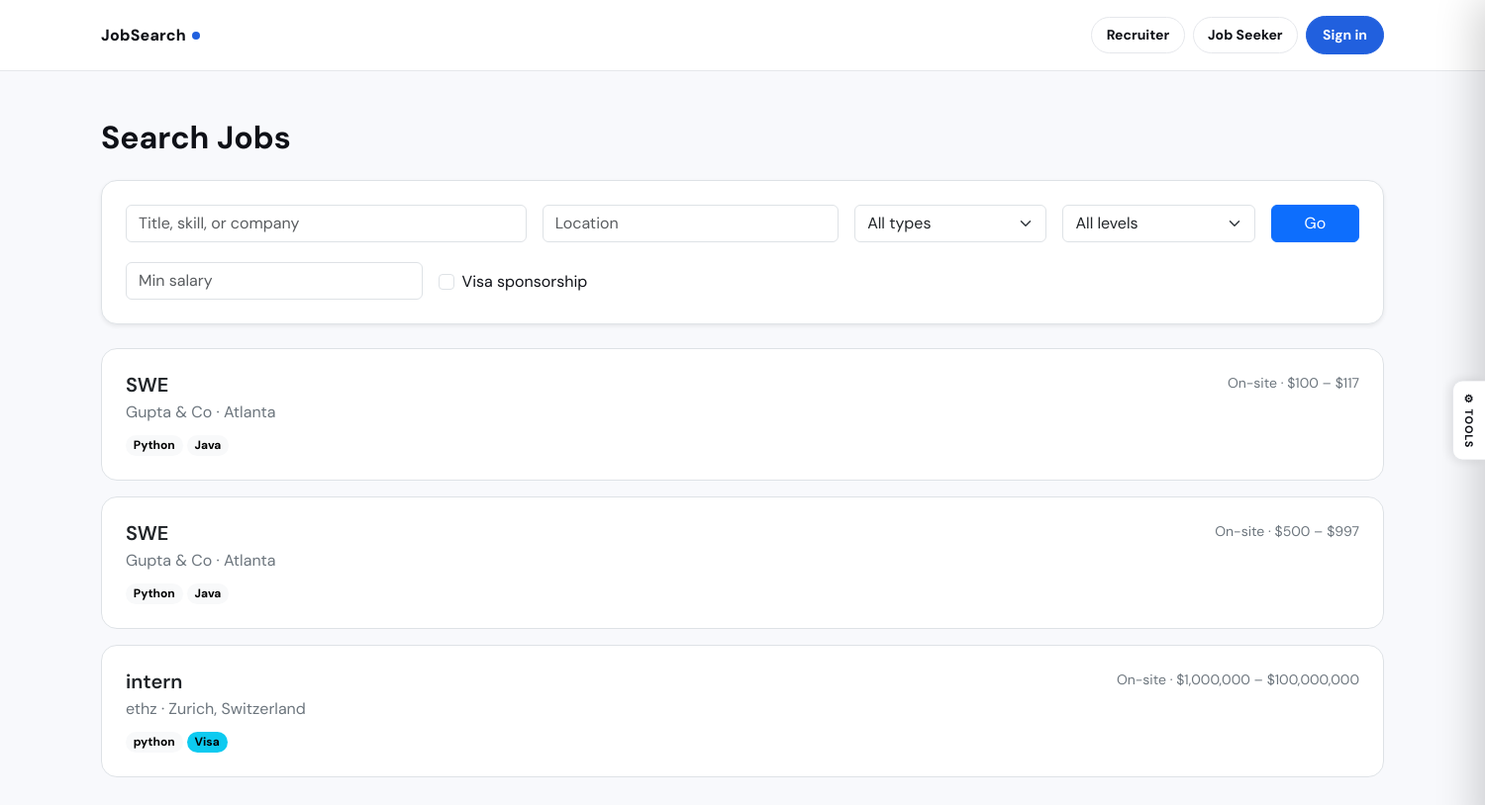
Screenshot of /jobs/ with the database file from the repository.
### jobs/models.py (models this page shows, shortened)
class JobPosting(models.Model):
    class JobType(models.TextChoices):
        REMOTE = "remote", "Remote"
        ONSITE = "onsite", "On-site"
        HYBRID = "hybrid", "Hybrid"
    class ExperienceLevel(models.TextChoices):
        ENTRY = "entry", "Entry Level"
        MID = "mid", "Mid Level"
        SENIOR = "senior", "Senior Level"
        INTERN = "intern", "Internship"
    recruiter = models.ForeignKey(
        CustomUser, on_delete=models.CASCADE, related_name="job_postings"
    )
    title = models.CharField(max_length=200)
    company = models.CharField(max_length=200)
    description = models.TextField()
    skills = models.TextField(blank=True, help_text="Comma-separated skills")
    location = models.CharField(max_length=200, blank=True)
    latitude = models.FloatField(null=True, blank=True)
    longitude = models.FloatField(null=True, blank=True)
    job_type = models.CharField(
        max_length=20, choices=JobType.choices, default=JobType.ONSITE
    )
    experience_level = models.CharField(
        max_length=20, choices=ExperienceLevel.choices, default=ExperienceLevel.ENTRY
    )
    salary_min = models.PositiveIntegerField(null=True, blank=True)
    salary_max = models.PositiveIntegerField(null=True, blank=True)
    visa_sponsorship = models.BooleanField(default=False)
    is_active = models.BooleanField(default=True)
    created_at = models.DateTimeField(auto_now_add=True)
    updated_at = models.DateTimeField(auto_now=True)
    class Meta:
        ordering = ["-created_at"]
    def skills_list(self):
        return [s.strip() for s in self.skills.split(",") if s.strip()]
    def salary_display(self):
        if self.salary_min and self.salary_max:
            return f"${self.salary_min:,} – ${self.salary_max:,}"
        elif self.salary_min:
            return f"From ${self.salary_min:,}"
        elif self.salary_max:
            return f"Up to ${self.salary_max:,}"
        return "Not specified"

### jobs/views.py (the view)
# urls.py: path("jobs/", views.job_list, name="job_list"),
def job_list(request):
    jobs = JobPosting.objects.filter(is_active=True)
    q = request.GET.get("q", "").strip()
    location = request.GET.get("location", "").strip()
    job_type = request.GET.get("job_type", "")
    experience = request.GET.get("experience", "")
    visa = request.GET.get("visa", "")
    salary_min = request.GET.get("salary_min", "")
    if q:
        jobs = jobs.filter(Q(title__icontains=q) | Q(skills__icontains=q) | Q(company__icontains=q))
    if location:
        jobs = jobs.filter(location__icontains=location)
    if job_type:
        jobs = jobs.filter(job_type=job_type)
    if experience:
        jobs = jobs.filter(experience_level=experience)
    if visa:
        jobs = jobs.filter(visa_sponsorship=True)
    if salary_min:
        try:
            jobs = jobs.filter(salary_max__gte=int(salary_min))
        except ValueError:
            pass
    return render(request, "jobs/job_list.html", {
        "jobs": jobs, "q": q, "location": location, "job_type": job_type,
        "experience": experience, "visa": visa, "salary_min": salary_min,
        "job_type_choices": JobPosting.JobType.choices,
        "experience_choices": JobPosting.ExperienceLevel.choices,
    })

### jobs/templates/jobs/job_list.html (shortened to what this page needs)
{% extends "jobs/base.html" %}
{% block content %}
<div class="container py-5">
  <h2 class="fw-bold mb-4">Search Jobs</h2>
  <form method="get" class="bg-white p-4 rounded-4 border shadow-sm mb-4">
    <div class="row g-3">
      <div class="col-md-4">
        <input class="form-control" name="q" value="{{ q }}" placeholder="Title, skill, or company">
      </div>
      <div class="col-md-3">
        <input class="form-control" name="location" value="{{ location }}" placeholder="Location">
      </div>
      <div class="col-md-2">
        <select class="form-select" name="job_type">
          <option value="">All types</option>
        </select>
      </div>
      <div class="col-md-2">
        <select class="form-select" name="experience">
          <option value="">All levels</option>
        </select>
      </div>
      <div class="col-md-1 d-grid">
        <button class="btn btn-primary" type="submit">Go</button>
      </div>
    </div>
    <div class="row g-3 mt-1">
      <div class="col-md-3">
        <input class="form-control" name="salary_min" value="{{ salary_min }}" placeholder="Min salary">
      </div>
      <div class="col-md-3">
        <div class="form-check mt-2">
          <input class="form-check-input" type="checkbox" name="visa" value="1" id="visa" {% if visa %}checked{% endif %}>
          <label class="form-check-label" for="visa">Visa sponsorship</label>
        </div>
      </div>
    </div>
  </form>
  {% if jobs %}
    {% for job in jobs %}
    <a href="{% url 'job_detail' job.pk %}" class="text-decoration-none text-dark">
      <div class="bg-white rounded-4 p-4 border card-hover mb-3">
        <div class="d-flex justify-content-between align-items-start">
          <div>
            <h5 class="fw-semibold mb-1">{{ job.title }}</h5>
            <div class="text-secondary">{{ job.company }} · {{ job.location|default:"Location not specified" }}</div>
          </div>
          <div class="text-end text-secondary small">
            {{ job.get_job_type_display }} · {{ job.salary_display }}
          </div>
        </div>
        <div class="mt-2">
          {% for skill in job.skills_list %}
            <span class="badge rounded-pill text-bg-light">{{ skill }}</span>
          {% endfor %}
          {% if job.visa_sponsorship %}
            <span class="badge rounded-pill text-bg-info">Visa</span>
          {% endif %}
        </div>
      </div>
    </a>
    {% endfor %}
  {% else %}
    <p class="text-secondary">No jobs found matching your criteria.</p>
  {% endif %}
</div>
{% endblock %}

### jobs/templates/jobs/base.html (style rules this page uses)
:root { --brand-h: 220; --brand-s: 74%; --brand-l: 50%; --brand: hsl(var(--brand-h), var(--brand-s), var(--brand-l)); --brand-light: hsl(var(--brand-h), var(--brand-s), 94%); --brand-dark: hsl(var(--brand-h), var(--brand-s), 34%); --surface: #f8f9fc; --card: #ffffff; --border: #e5e7eb; --text: #1f2937; --text-muted: #6b7280; --nav-bg: rgba(255,255,255,.92); --success: #059669; --danger: #dc2626; --warning: #d97706; --info: #0891b2; --shadow-sm: 0 1px 2px rgba(0,0,0,.05); --shadow-md: 0 8px 24px rgba(17,24,39,.08); --page-transition: .22s ease; }
*, *::before, *::after { box-sizing: border-box; }
body { font-family: "DM Sans", system-ui, -apple-system, Segoe UI, sans-serif; background: var(--surface); color: var(--text); transition: background var(--page-transition), color var(--page-transition); }
body { animation: pageIn .3s ease both; }

### rows the page displays
JobPosting: title "SWE", company "Gupta & Co", location "Atlanta", job_type "On-site", salary_display "$100 – $117", skills_list "Python" "Java"
JobPosting: title "SWE", company "Gupta & Co", location "Atlanta", job_type "On-site", salary_display "$500 – $997", skills_list "Python" "Java"
JobPosting: title "intern", company "ethz", location "Zurich, Switzerland", job_type "On-site", salary_display "$1,000,000 – $100,000,000", skills_list "python", visa_sponsorship "Visa"
